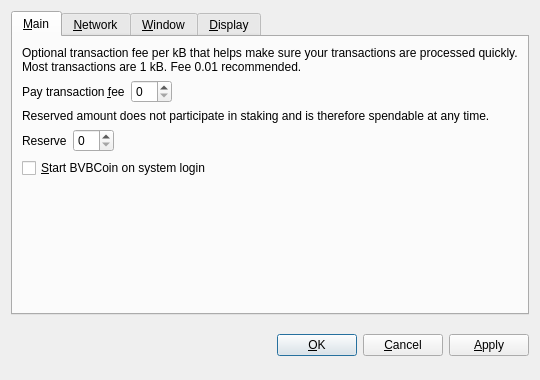
<?xml version="1.0" encoding="UTF-8"?>
<ui version="4.0">
 <class>OptionsDialog</class>
 <widget class="QDialog" name="OptionsDialog">
  <property name="geometry">
   <rect>
    <x>0</x>
    <y>0</y>
    <width>540</width>
    <height>380</height>
   </rect>
  </property>
  <property name="windowTitle">
   <string>Options</string>
  </property>
  <property name="modal">
   <bool>true</bool>
  </property>
  <layout class="QVBoxLayout" name="verticalLayout">
   <item>
    <widget class="QTabWidget" name="tabWidget">
     <property name="tabPosition">
      <enum>QTabWidget::North</enum>
     </property>
     <property name="currentIndex">
      <number>0</number>
     </property>
     <widget class="QWidget" name="tabMain">
      <attribute name="title">
       <string>&amp;Main</string>
      </attribute>
      <layout class="QVBoxLayout" name="verticalLayout_Main">
       <item>
        <widget class="QLabel" name="transactionFeeInfoLabel">
         <property name="text">
          <string>Optional transaction fee per kB that helps make sure your transactions are processed quickly. Most transactions are 1 kB. Fee 0.01 recommended.</string>
         </property>
         <property name="textFormat">
          <enum>Qt::PlainText</enum>
         </property>
         <property name="wordWrap">
          <bool>true</bool>
         </property>
        </widget>
       </item>
       <item>
        <layout class="QHBoxLayout" name="horizontalLayoutFee">
         <item>
          <widget class="QLabel" name="transactionFeeLabel">
           <property name="text">
            <string>Pay transaction &amp;fee</string>
           </property>
           <property name="textFormat">
            <enum>Qt::PlainText</enum>
           </property>
           <property name="buddy">
            <cstring>transactionFee</cstring>
           </property>
          </widget>
         </item>
         <item>
          <widget class="BitcoinAmountField" name="transactionFee"/>
         </item>
         <item>
          <spacer name="horizontalSpacerFee">
           <property name="orientation">
            <enum>Qt::Horizontal</enum>
           </property>
           <property name="sizeHint" stdset="0">
            <size>
             <width>40</width>
             <height>20</height>
            </size>
           </property>
          </spacer>
         </item>
        </layout>
       </item>
       <item>
        <widget class="QLabel" name="reserveBalanceInfoLabel">
         <property name="text">
          <string>Reserved amount does not participate in staking and is therefore spendable at any time.</string>
         </property>
         <property name="textFormat">
          <enum>Qt::PlainText</enum>
         </property>
         <property name="wordWrap">
          <bool>true</bool>
         </property>
        </widget>
       </item>
       <item>
        <layout class="QHBoxLayout" name="horizontalLayoutReserveBalance">
         <item>
          <widget class="QLabel" name="reserveBalanceLabel">
           <property name="text">
            <string>Reserve</string>
           </property>
           <property name="textFormat">
            <enum>Qt::PlainText</enum>
           </property>
           <property name="buddy">
            <cstring>reserveBalance</cstring>
           </property>
          </widget>
         </item>
         <item>
          <widget class="BitcoinAmountField" name="reserveBalance"/>
         </item>
         <item>
          <spacer name="horizontalSpacerReserveBalance">
           <property name="orientation">
            <enum>Qt::Horizontal</enum>
           </property>
           <property name="sizeHint" stdset="0">
            <size>
             <width>40</width>
             <height>20</height>
            </size>
           </property>
          </spacer>
         </item>
        </layout>
       </item>
       <item>
        <widget class="QCheckBox" name="bitcoinAtStartup">
         <property name="toolTip">
          <string>Automatically start BVBCoin after logging in to the system.</string>
         </property>
         <property name="text">
          <string>&amp;Start BVBCoin on system login</string>
         </property>
        </widget>
       </item>
       <item>
        <spacer name="verticalSpacer_Main">
         <property name="orientation">
          <enum>Qt::Vertical</enum>
         </property>
         <property name="sizeHint" stdset="0">
          <size>
           <width>20</width>
           <height>40</height>
          </size>
         </property>
        </spacer>
       </item>
      </layout>
     </widget>
     <widget class="QWidget" name="tabNetwork">
      <attribute name="title">
       <string>&amp;Network</string>
      </attribute>
      <layout class="QVBoxLayout" name="verticalLayout_Network">
       <item>
        <widget class="QCheckBox" name="mapPortUpnp">
         <property name="toolTip">
          <string>Automatically open the BVBCoin client port on the router. This only works when your router supports UPnP and it is enabled.</string>
         </property>
         <property name="text">
          <string>Map port using &amp;UPnP</string>
         </property>
        </widget>
       </item>
       <item>
        <widget class="QCheckBox" name="connectSocks">
         <property name="toolTip">
          <string>Connect to the BVBCoin network through a SOCKS proxy (e.g. when connecting through Tor).</string>
         </property>
         <property name="text">
          <string>&amp;Connect through SOCKS proxy:</string>
         </property>
        </widget>
       </item>
       <item>
        <layout class="QHBoxLayout" name="horizontalLayout_Network">
         <item>
          <widget class="QLabel" name="proxyIpLabel">
           <property name="text">
            <string>Proxy &amp;IP:</string>
           </property>
           <property name="textFormat">
            <enum>Qt::PlainText</enum>
           </property>
           <property name="buddy">
            <cstring>proxyIp</cstring>
           </property>
          </widget>
         </item>
         <item>
          <widget class="QValidatedLineEdit" name="proxyIp">
           <property name="maximumSize">
            <size>
             <width>140</width>
             <height>16777215</height>
            </size>
           </property>
           <property name="toolTip">
            <string>IP address of the proxy (e.g. 127.0.0.1)</string>
           </property>
          </widget>
         </item>
         <item>
          <widget class="QLabel" name="proxyPortLabel">
           <property name="text">
            <string>&amp;Port:</string>
           </property>
           <property name="textFormat">
            <enum>Qt::PlainText</enum>
           </property>
           <property name="buddy">
            <cstring>proxyPort</cstring>
           </property>
          </widget>
         </item>
         <item>
          <widget class="QLineEdit" name="proxyPort">
           <property name="maximumSize">
            <size>
             <width>55</width>
             <height>16777215</height>
            </size>
           </property>
           <property name="toolTip">
            <string>Port of the proxy (e.g. 9050)</string>
           </property>
          </widget>
         </item>
         <item>
          <widget class="QLabel" name="socksVersionLabel">
           <property name="text">
            <string>SOCKS &amp;Version:</string>
           </property>
           <property name="textFormat">
            <enum>Qt::PlainText</enum>
           </property>
           <property name="buddy">
            <cstring>socksVersion</cstring>
           </property>
          </widget>
         </item>
         <item>
          <widget class="QValueComboBox" name="socksVersion">
           <property name="toolTip">
            <string>SOCKS version of the proxy (e.g. 5)</string>
           </property>
          </widget>
         </item>
         <item>
          <spacer name="horizontalSpacer_Network">
           <property name="orientation">
            <enum>Qt::Horizontal</enum>
           </property>
           <property name="sizeHint" stdset="0">
            <size>
             <width>40</width>
             <height>20</height>
            </size>
           </property>
          </spacer>
         </item>
        </layout>
       </item>
       <item>
        <spacer name="verticalSpacer_Network">
         <property name="orientation">
          <enum>Qt::Vertical</enum>
         </property>
         <property name="sizeHint" stdset="0">
          <size>
           <width>20</width>
           <height>40</height>
          </size>
         </property>
        </spacer>
       </item>
      </layout>
     </widget>
     <widget class="QWidget" name="tabWindow">
      <attribute name="title">
       <string>&amp;Window</string>
      </attribute>
      <layout class="QVBoxLayout" name="verticalLayout_Window">
       <item>
        <widget class="QCheckBox" name="minimizeToTray">
         <property name="toolTip">
          <string>Show only a tray icon after minimizing the window.</string>
         </property>
         <property name="text">
          <string>&amp;Minimize to the tray instead of the taskbar</string>
         </property>
        </widget>
       </item>
       <item>
        <widget class="QCheckBox" name="minimizeOnClose">
         <property name="toolTip">
          <string>Minimize instead of exit the application when the window is closed. When this option is enabled, the application will be closed only after selecting Quit in the menu.</string>
         </property>
         <property name="text">
          <string>M&amp;inimize on close</string>
         </property>
        </widget>
       </item>
       <item>
        <spacer name="verticalSpacer_Window">
         <property name="orientation">
          <enum>Qt::Vertical</enum>
         </property>
         <property name="sizeHint" stdset="0">
          <size>
           <width>20</width>
           <height>40</height>
          </size>
         </property>
        </spacer>
       </item>
      </layout>
     </widget>
     <widget class="QWidget" name="tabDisplay">
      <attribute name="title">
       <string>&amp;Display</string>
      </attribute>
      <layout class="QVBoxLayout" name="verticalLayout_Display">
       <item>
        <layout class="QHBoxLayout" name="horizontalLayout_1_Display">
         <item>
          <widget class="QLabel" name="langLabel">
           <property name="text">
            <string>User Interface &amp;language:</string>
           </property>
           <property name="textFormat">
            <enum>Qt::PlainText</enum>
           </property>
           <property name="buddy">
            <cstring>lang</cstring>
           </property>
          </widget>
         </item>
         <item>
          <widget class="QValueComboBox" name="lang">
           <property name="toolTip">
            <string>The user interface language can be set here. This setting will take effect after restarting BVBCoin.</string>
           </property>
          </widget>
         </item>
        </layout>
       </item>
       <item>
        <layout class="QHBoxLayout" name="horizontalLayout_2_Display">
         <item>
          <widget class="QLabel" name="unitLabel">
           <property name="text">
            <string>&amp;Unit to show amounts in:</string>
           </property>
           <property name="textFormat">
            <enum>Qt::PlainText</enum>
           </property>
           <property name="buddy">
            <cstring>unit</cstring>
           </property>
          </widget>
         </item>
         <item>
          <widget class="QValueComboBox" name="unit">
           <property name="toolTip">
            <string>Choose the default subdivision unit to show in the interface and when sending coins.</string>
           </property>
          </widget>
         </item>
        </layout>
       </item>
       <item>
        <widget class="QCheckBox" name="coinControlFeatures">
         <property name="toolTip">
          <string>Whether to show coin control features or not.</string>
         </property>
         <property name="text">
          <string>Display coin &amp;control features (experts only!)</string>
         </property>
        </widget>
       </item>
       <item>
        <widget class="QCheckBox" name="minimizeCoinAge">
         <property name="toolTip">
          <string>Whether to select the coin outputs randomly or with minimal coin age.</string>
         </property>
         <property name="text">
          <string>Minimize weight consumption (experimental)</string>
         </property>
        </widget>
       </item>
       <item>
        <widget class="QCheckBox" name="useBlackTheme">
         <property name="text">
          <string>Use black visual theme (requires restart)</string>
         </property>
        </widget>
       </item>
       <item>
        <spacer name="verticalSpacer_Display">
         <property name="orientation">
          <enum>Qt::Vertical</enum>
         </property>
         <property name="sizeHint" stdset="0">
          <size>
           <width>20</width>
           <height>40</height>
          </size>
         </property>
        </spacer>
       </item>
      </layout>
     </widget>
    </widget>
   </item>
   <item>
    <layout class="QHBoxLayout" name="horizontalLayout_Buttons">
     <item>
      <spacer name="horizontalSpacer_1">
       <property name="orientation">
        <enum>Qt::Horizontal</enum>
       </property>
       <property name="sizeHint" stdset="0">
        <size>
         <width>40</width>
         <height>48</height>
        </size>
       </property>
      </spacer>
     </item>
     <item>
      <widget class="QLabel" name="statusLabel">
       <property name="font">
        <font>
         <weight>75</weight>
         <bold>true</bold>
        </font>
       </property>
       <property name="text">
        <string/>
       </property>
       <property name="textFormat">
        <enum>Qt::PlainText</enum>
       </property>
       <property name="wordWrap">
        <bool>true</bool>
       </property>
      </widget>
     </item>
     <item>
      <spacer name="horizontalSpacer_2">
       <property name="orientation">
        <enum>Qt::Horizontal</enum>
       </property>
       <property name="sizeHint" stdset="0">
        <size>
         <width>40</width>
         <height>48</height>
        </size>
       </property>
      </spacer>
     </item>
     <item>
      <widget class="QPushButton" name="okButton">
       <property name="text">
        <string>&amp;OK</string>
       </property>
      </widget>
     </item>
     <item>
      <widget class="QPushButton" name="cancelButton">
       <property name="text">
        <string>&amp;Cancel</string>
       </property>
       <property name="autoDefault">
        <bool>false</bool>
       </property>
      </widget>
     </item>
     <item>
      <widget class="QPushButton" name="applyButton">
       <property name="text">
        <string>&amp;Apply</string>
       </property>
       <property name="autoDefault">
        <bool>false</bool>
       </property>
      </widget>
     </item>
    </layout>
   </item>
  </layout>
 </widget>
 <customwidgets>
  <customwidget>
   <class>BitcoinAmountField</class>
   <extends>QSpinBox</extends>
   <header>bitcoinamountfield.h</header>
  </customwidget>
  <customwidget>
   <class>QValueComboBox</class>
   <extends>QComboBox</extends>
   <header>qvaluecombobox.h</header>
  </customwidget>
  <customwidget>
   <class>QValidatedLineEdit</class>
   <extends>QLineEdit</extends>
   <header>qvalidatedlineedit.h</header>
  </customwidget>
 </customwidgets>
 <resources/>
 <connections/>
</ui>
